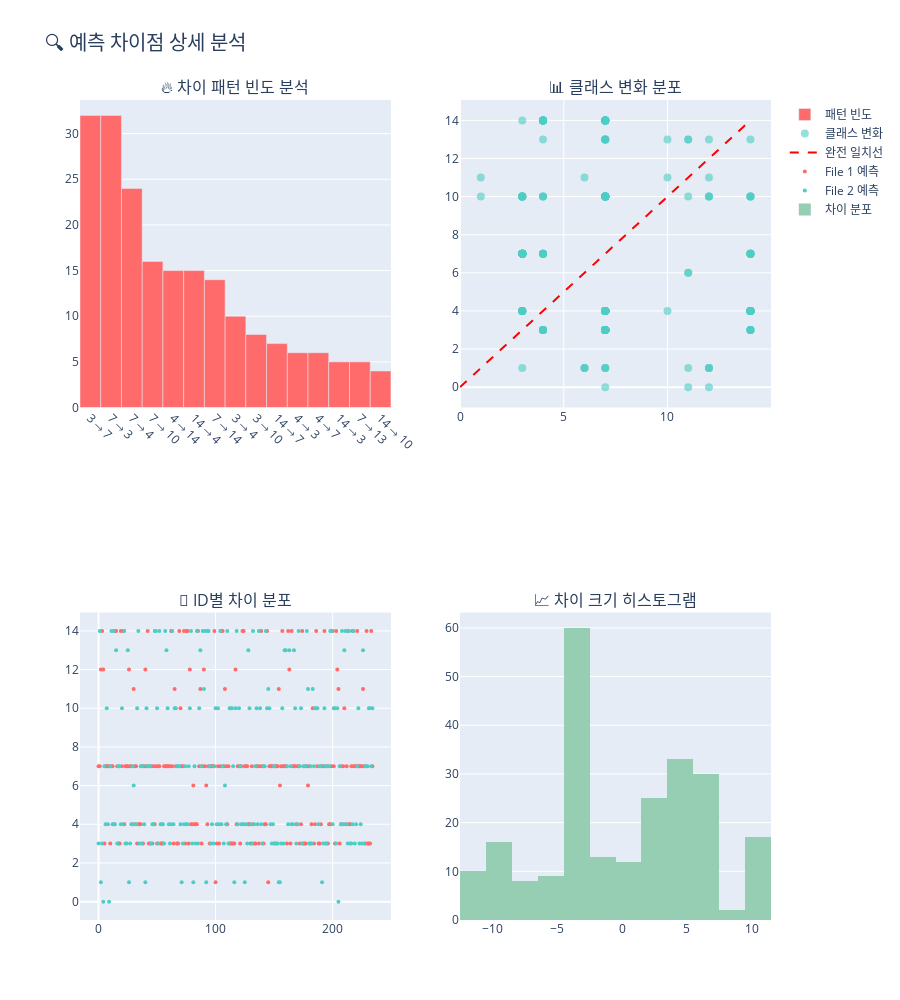

Here is the notebook cell this chart was saved with:
### Code cell
# 📊 차이점 시각화 (다양한 관점)
def plot_difference_analysis():
    """
    차이점 분석을 위한 4개 서브플롯 차트 생성
    
    Returns:
        plotly.graph_objects.Figure or None: 생성된 차트 또는 None
    """
    # 필요한 데이터가 있는지 확인
    if not (file1_info and file2_info and len(different_predictions) > 0):
        print("⚠️ 차이점 데이터가 없어 시각화를 생성할 수 없습니다.")
        return None
    
    # 서브플롯 생성
    fig = make_subplots(
        rows=2, cols=2,
        subplot_titles=[
            "🔥 차이 패턴 빈도 분석",
            "📊 클래스 변화 분포",
            "🎯 ID별 차이 분포",
            "📈 차이 크기 히스토그램"
        ]
    )
    
    # 1. 차이 패턴 빈도 (막대 차트)
    pattern_counts = different_predictions.groupby(['target_file1', 'target_file2']).size().reset_index(name='count')
    pattern_counts['pattern'] = pattern_counts['target_file1'].astype(str) + ' → ' + pattern_counts['target_file2'].astype(str)
    pattern_counts = pattern_counts.sort_values('count', ascending=False).head(15)
    
    fig.add_trace(
        go.Bar(
            x=pattern_counts['pattern'],
            y=pattern_counts['count'],
            marker_color='#FF6B6B',
            name="패턴 빈도"
        ),
        row=1, col=1
    )
    
    # 2. 클래스 변화 분포 (산점도)
    fig.add_trace(
        go.Scatter(
            x=different_predictions['target_file1'],
            y=different_predictions['target_file2'],
            mode='markers',
            marker=dict(size=8, color='#4ECDC4', opacity=0.6),
            name="클래스 변화"
        ),
        row=1, col=2
    )
    
    # 대각선 추가 (일치하는 경우)
    max_class = max(different_predictions['target_file1'].max(), different_predictions['target_file2'].max())
    fig.add_trace(
        go.Scatter(
            x=[0, max_class],
            y=[0, max_class],
            mode='lines',
            line=dict(color='red', dash='dash'),
            name="완전 일치선"
        ),
        row=1, col=2
    )
    
    # 3. ID별 차이 분포 (샘플 순서대로) - plotly는 range 객체를 받지 않으므로 리스트로 변환
    sample_indices = list(range(len(different_predictions)))  # range를 list로 변환
    fig.add_trace(
        go.Scatter(
            x=sample_indices,
            y=different_predictions['target_file1'],
            mode='markers',
            marker=dict(color='#FF6B6B', size=4),
            name="File 1 예측"
        ),
        row=2, col=1
    )
    
    fig.add_trace(
        go.Scatter(
            x=sample_indices,
            y=different_predictions['target_file2'],
            mode='markers',
            marker=dict(color='#4ECDC4', size=4),
            name="File 2 예측"
        ),
        row=2, col=1
    )
    
    # 4. 차이 크기 히스토그램
    diff_values = different_predictions['target_file2'] - different_predictions['target_file1']
    fig.add_trace(
        go.Histogram(
            x=diff_values,
            nbinsx=20,
            marker_color='#96CEB4',
            name="차이 분포"
        ),
        row=2, col=2
    )
    
    # 레이아웃 업데이트
    fig.update_layout(
        height=1000,
        title="🔍 예측 차이점 상세 분석",
        title_font_size=20,
        showlegend=True
    )
    
    # X축 라벨 회전 (패턴 차트)
    fig.update_xaxes(tickangle=45, row=1, col=1)
    
    return fig

# 차이점 분석 차트 생성 및 표시
try:
    # 필요한 변수들이 정의되어 있는지 확인
    required_vars = ['file1_info', 'file2_info', 'different_predictions']
    missing_vars = [var for var in required_vars if var not in globals()]
    
    if missing_vars:
        print(f"❌ 필요한 변수가 정의되지 않았습니다: {', '.join(missing_vars)}")
        print("   이전 셀들을 먼저 실행해주세요.")
    elif 'different_predictions' in globals() and len(different_predictions) > 0:
        diff_fig = plot_difference_analysis()
        if diff_fig is not None:
            diff_fig.show()
            
            # plotly 차트를 PNG로 저장 (matplotlib 방식 사용)
            try:
                # kaleido 없이 matplotlib로 저장
                if 'comparison_logger' in globals():
                    # 한글 폰트 설정 재적용 (matplotlib 차트용)
                    import matplotlib.pyplot as plt
                    import matplotlib.font_manager as fm
                    
                    font_path = './font/NanumGothic.ttf'
                    if os.path.exists(font_path):
                        fontprop = fm.FontProperties(fname=font_path)
                        plt.rcParams['font.family'] = 'NanumGothic'
                        plt.rcParams['font.size'] = 10
                        plt.rcParams['axes.unicode_minus'] = False
                    
                    # 간단한 matplotlib 기반 대체 차트 생성 (plotly 저장 실패 시)
                    fig_alt, ((ax1, ax2), (ax3, ax4)) = plt.subplots(2, 2, figsize=(16, 12))
                    
                    # 1. 패턴 빈도 (간단화)
                    pattern_counts = different_predictions.groupby(['target_file1', 'target_file2']).size().reset_index(name='count')
                    top_patterns = pattern_counts.nlargest(10, 'count')
                    pattern_labels = [f"{row['target_file1']}→{row['target_file2']}" for _, row in top_patterns.iterrows()]
                    ax1.bar(range(len(top_patterns)), top_patterns['count'], color='#FF6B6B')
                    ax1.set_title('차이 패턴 빈도 (상위 10개)', fontweight='bold', fontsize=12)
                    ax1.set_xlabel('패턴', fontsize=10)
                    ax1.set_ylabel('빈도', fontsize=10)
                    ax1.set_xticks(range(len(top_patterns)))
                    ax1.set_xticklabels(pattern_labels, rotation=45)
                    
                    # 2. 클래스 변화 산점도
                    ax2.scatter(different_predictions['target_file1'], different_predictions['target_file2'], 
                               color='#4ECDC4', alpha=0.6)
                    ax2.plot([0, 16], [0, 16], 'r--', label='완전 일치선')
                    ax2.set_title('클래스 변화 분포', fontweight='bold', fontsize=12)
                    ax2.set_xlabel('파일 1 예측', fontsize=10)
                    ax2.set_ylabel('파일 2 예측', fontsize=10)
                    ax2.legend()
                    
                    # 3. 차이 크기 히스토그램
                    diff_values = different_predictions['target_file2'] - different_predictions['target_file1']
                    ax3.hist(diff_values, bins=20, color='#96CEB4', alpha=0.7)
                    ax3.set_title('차이 크기 분포', fontweight='bold', fontsize=12)
                    ax3.set_xlabel('예측 차이', fontsize=10)
                    ax3.set_ylabel('빈도', fontsize=10)
                    
                    # 4. 요약 통계
                    ax4.text(0.1, 0.8, f'전체 차이점: {len(different_predictions)}개', fontsize=12, transform=ax4.transAxes)
                    ax4.text(0.1, 0.6, f'가장 빈번한 변화: {pattern_labels[0]}', fontsize=12, transform=ax4.transAxes)
                    ax4.text(0.1, 0.4, f'평균 차이: {diff_values.mean():.2f}', fontsize=12, transform=ax4.transAxes)
                    ax4.text(0.1, 0.2, f'차이 표준편차: {diff_values.std():.2f}', fontsize=12, transform=ax4.transAxes)
                    ax4.set_title('요약 통계', fontweight='bold', fontsize=12)
                    ax4.axis('off')
                    
                    plt.suptitle('🔍 예측 차이점 상세 분석 (요약)', fontsize=16, fontweight='bold')
                    plt.tight_layout()
                    
                    # matplotlib 차트 저장
                    comparison_logger.save_figure(
                        fig_alt, 
                        "difference_analysis.png",
                        "차이점 상세 분석 차트 - 패턴 빈도, 클래스 변화, 차이 분포, 요약 통계"
                    )
                    
                    plt.close(fig_alt)
                    print("💾 차이점 분석 차트가 PNG로 저장되었습니다!")
                else:
                    print("⚠️ 로거가 설정되지 않아 이미지 저장을 건너뜁니다.")
                    
            except Exception as save_error:
                print(f"⚠️ 차트 저장 중 오류 (무시됨): {str(save_error)}")
                
            print("✅ 차이점 시각화 차트가 성공적으로 생성되었습니다.")
        else:
            print("⚠️ 차트를 생성할 수 없습니다.")
    else:
        print("ℹ️ 차이점이 없거나 데이터가 준비되지 않았습니다.")
        print("   이전 셀들을 실행하여 데이터를 로드해주세요.")
        
except NameError as e:
    print(f"❌ 변수 정의 오류: {str(e)}")
    print("   이전 셀들을 순서대로 실행해주세요.")
except Exception as e:
    print(f"❌ 차트 생성 중 오류 발생: {str(e)}")
    print("   데이터 상태를 확인해주세요.")

### Figure 1 — Plotly figure (JSON) as saved in the notebook; plotly's stock layout.template omitted (floating-point values rounded to 4 significant figures; data arrays with more than 128 entries replaced by an {"elided": "..."} marker saying what was removed)
{"data": [{"marker": {"color": "#FF6B6B"}, "name": "패턴 빈도", "type": "bar", "x": ["3 → 7", "7 → 3", "7 → 4", "7 → 10", "4 → 14", "14 → 4", "7 → 14", "3 → 4", "3 → 10", "14 → 7", "4 → 3", "4 → 7", "14 → 3", "7 → 13", "14 → 10"], "xaxis": "x", "y": [32, 32, 24, 16, 15, 15, 14, 10, 8, 7, 6, 6, 5, 5, 4], "yaxis": "y"}, {"marker": {"color": "#4ECDC4", "opacity": 0.6, "size": 8}, "mode": "markers", "name": "클래스 변화", "type": "scatter", "x": {"elided": "235 int values"}, "xaxis": "x2", "y": {"elided": "235 int values"}, "yaxis": "y2"}, {"line": {"color": "red", "dash": "dash"}, "mode": "lines", "name": "완전 일치선", "type": "scatter", "x": [0, 14], "xaxis": "x2", "y": [0, 14], "yaxis": "y2"}, {"marker": {"color": "#FF6B6B", "size": 4}, "mode": "markers", "name": "File 1 예측", "type": "scatter", "x": {"elided": "235 int values"}, "xaxis": "x3", "y": {"elided": "235 int values"}, "yaxis": "y3"}, {"marker": {"color": "#4ECDC4", "size": 4}, "mode": "markers", "name": "File 2 예측", "type": "scatter", "x": {"elided": "235 int values"}, "xaxis": "x3", "y": {"elided": "235 int values"}, "yaxis": "y3"}, {"marker": {"color": "#96CEB4"}, "name": "차이 분포", "nbinsx": 20, "type": "histogram", "x": {"elided": "235 int values"}, "xaxis": "x4", "yaxis": "y4"}], "layout": {"annotations": [{"font": {"size": 16}, "showarrow": false, "text": "🔥 차이 패턴 빈도 분석", "x": 0.225, "xanchor": "center", "xref": "paper", "y": 1, "yanchor": "bottom", "yref": "paper"}, {"font": {"size": 16}, "showarrow": false, "text": "📊 클래스 변화 분포", "x": 0.775, "xanchor": "center", "xref": "paper", "y": 1, "yanchor": "bottom", "yref": "paper"}, {"font": {"size": 16}, "showarrow": false, "text": "🎯 ID별 차이 분포", "x": 0.225, "xanchor": "center", "xref": "paper", "y": 0.375, "yanchor": "bottom", "yref": "paper"}, {"font": {"size": 16}, "showarrow": false, "text": "📈 차이 크기 히스토그램", "x": 0.775, "xanchor": "center", "xref": "paper", "y": 0.375, "yanchor": "bottom", "yref": "paper"}], "height": 1000, "showlegend": true, "title": {"font": {"size": 20}, "text": "🔍 예측 차이점 상세 분석"}, "xaxis": {"anchor": "y", "domain": [0, 0.45], "tickangle": 45}, "xaxis2": {"anchor": "y2", "domain": [0.55, 1]}, "xaxis3": {"anchor": "y3", "domain": [0, 0.45]}, "xaxis4": {"anchor": "y4", "domain": [0.55, 1]}, "yaxis": {"anchor": "x", "domain": [0.625, 1]}, "yaxis2": {"anchor": "x2", "domain": [0.625, 1]}, "yaxis3": {"anchor": "x3", "domain": [0, 0.375]}, "yaxis4": {"anchor": "x4", "domain": [0, 0.375]}}}
